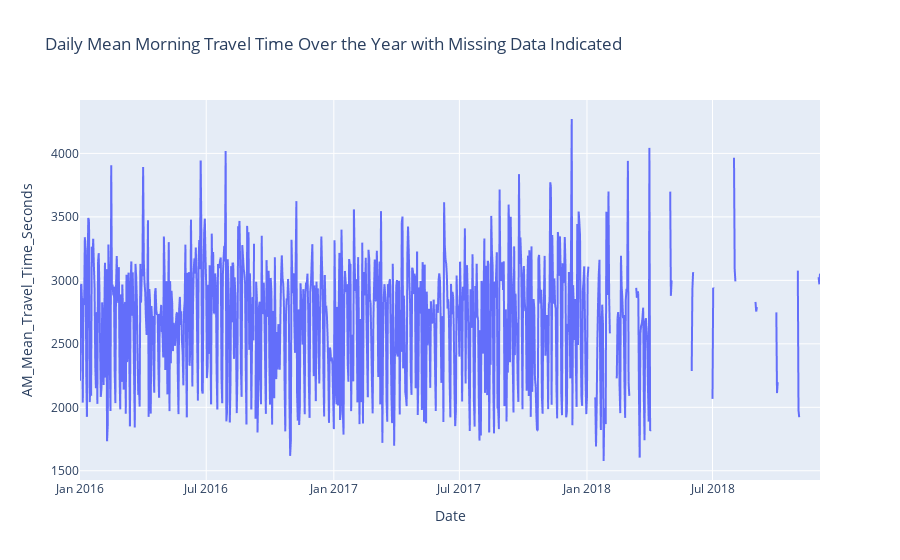

Source (notebook cell):
### Code cell
import pandas as pd
import plotly.express as px

# 'df' is  DataFrame and it includes a 'Date' and 'AM_Mean_Travel_Time_Seconds' column
date_range_am = pd.date_range(start=df['Date'].min(), end=df['Date'].max(), freq='D')
am_travel_data_full = df.set_index('Date').reindex(date_range_am, fill_value=np.nan).reset_index()

# Rename the 'index' column if necessary
am_travel_data_full.rename(columns={'index': 'Date'}, inplace=True)

# Create the line plot
updated_am_line_plot = px.line(
    am_travel_data_full,
    x='Date',
    y='AM_Mean_Travel_Time_Seconds',
    title='Daily Mean Morning Travel Time Over the Year with Missing Data Indicated',
    labels={'Date': 'Date', 'Mean Morning Travel Time': 'Travel Time (Seconds)'}
)

updated_am_line_plot.show()

### Figure 1 — Plotly figure (JSON) as saved in the notebook; plotly's stock layout.template omitted (floating-point values rounded to 4 significant figures; data arrays with more than 128 entries replaced by an {"elided": "..."} marker saying what was removed)
{"data": [{"hovertemplate": "Date=%{x}<br>AM_Mean_Travel_Time_Seconds=%{y}<extra></extra>", "legendgroup": "", "line": {"color": "#636efa", "dash": "solid"}, "marker": {"symbol": "circle"}, "mode": "lines", "name": "", "showlegend": false, "type": "scattergl", "x": {"elided": "1068 str values"}, "xaxis": "x", "y": {"elided": "1068 int values"}, "yaxis": "y"}], "layout": {"legend": {"tracegroupgap": 0}, "title": {"text": "Daily Mean Morning Travel Time Over the Year with Missing Data Indicated"}, "xaxis": {"anchor": "y", "domain": [0, 1], "title": {"text": "Date"}}, "yaxis": {"anchor": "x", "domain": [0, 1], "title": {"text": "AM_Mean_Travel_Time_Seconds"}}}}
